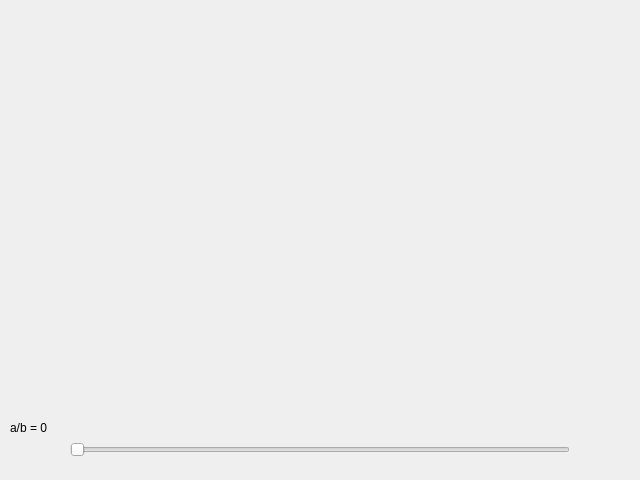
<?xml version="1.0" encoding="UTF-8"?>
<ui version="4.0">
 <class>Dialog</class>
 <widget class="QDialog" name="Dialog">
  <property name="geometry">
   <rect>
    <x>0</x>
    <y>0</y>
    <width>640</width>
    <height>480</height>
   </rect>
  </property>
  <property name="windowTitle">
   <string>Conchoid of Nicomedes</string>
  </property>
  <widget class="QSlider" name="horizontalSlider">
   <property name="geometry">
    <rect>
     <x>70</x>
     <y>440</y>
     <width>500</width>
     <height>20</height>
    </rect>
   </property>
   <property name="orientation">
    <enum>Qt::Horizontal</enum>
   </property>
  </widget>
  <widget class="QLabel" name="label">
   <property name="geometry">
    <rect>
     <x>10</x>
     <y>420</y>
     <width>91</width>
     <height>16</height>
    </rect>
   </property>
   <property name="text">
    <string>a/b = 0</string>
   </property>
  </widget>
 </widget>
 <layoutdefault spacing="6" margin="11"/>
 <resources/>
 <connections/>
</ui>
